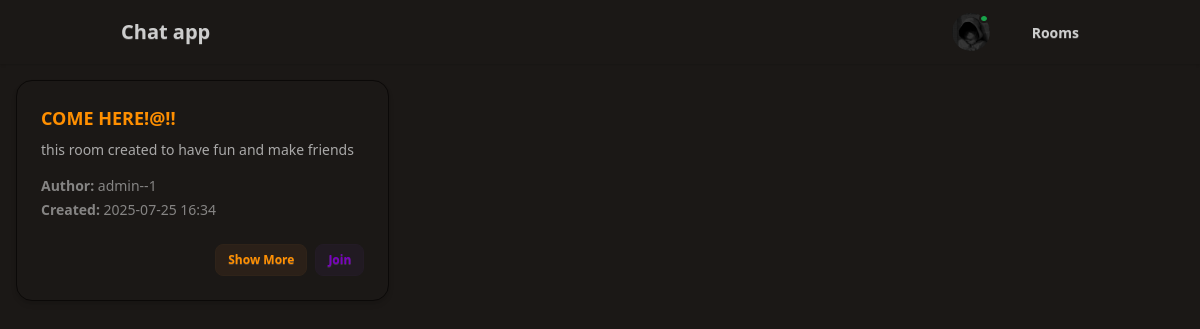
The page / (signed in) on the database as committed earlier.
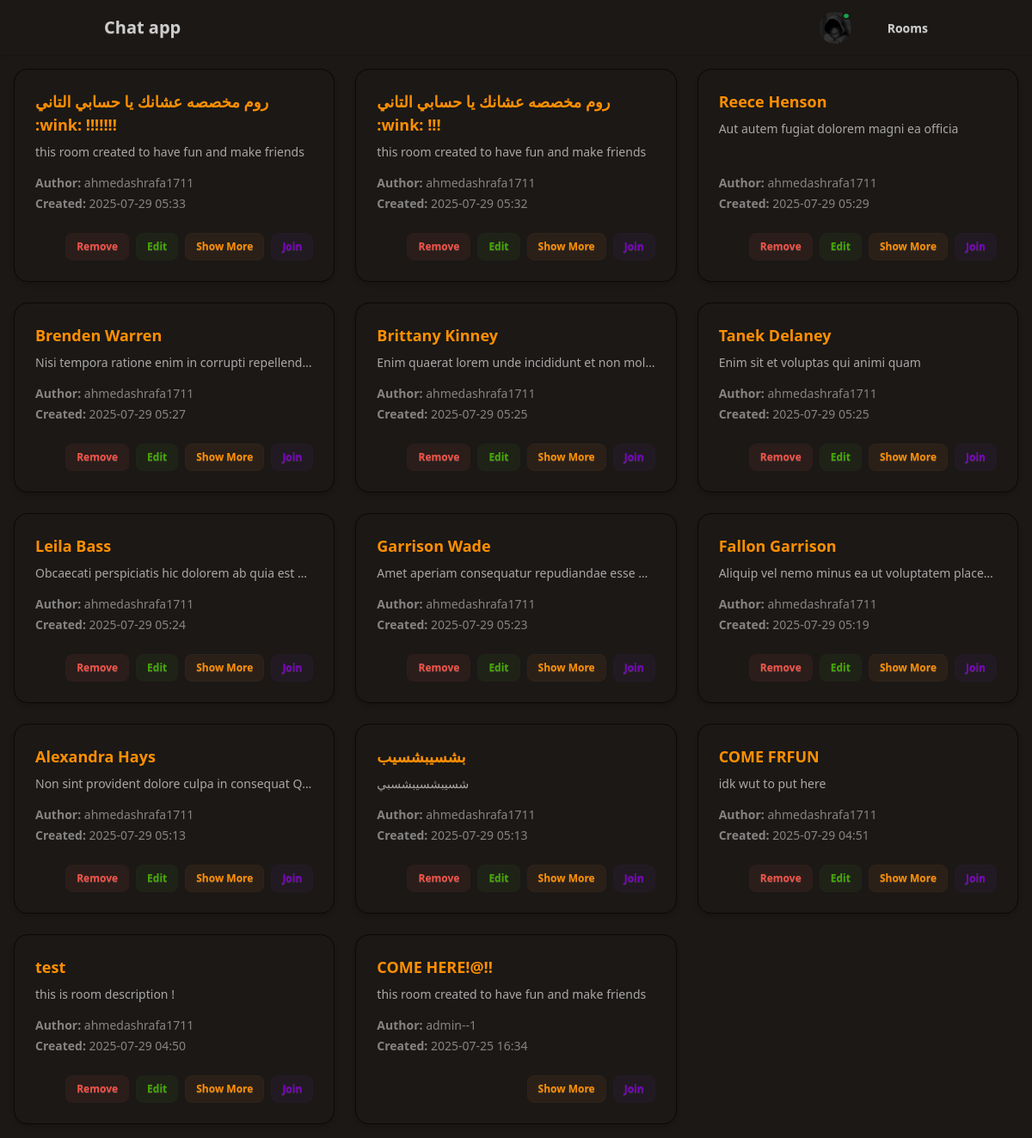
The same page on the database as committed later.
### chat/models.py (models this page shows, shortened)
class Room(models.Model):
    room_name = models.CharField(max_length=100)
    room_description = models.CharField(max_length=300)
    room_author = models.ForeignKey(UserProfile , on_delete=models.CASCADE , related_name="rooms")
    created_at = models.DateTimeField(auto_now_add=True)
    class Meta:
        unique_together = ['room_name' , 'room_author']
        ordering = ['-created_at']

class UserProfile(AbstractUser):
    email = models.EmailField(unique=True , blank=False , null=False)
    profile = models.ImageField(upload_to=uuid_upload_to , default = 'defaults/default-img.png' , validators=[FileExtensionValidator(allowed_extensions=['jpg', 'jpeg', 'png', 'gif'])])
    is_online = models.BooleanField(default=False)

### chat/views/rooms.py (the view)
# urls.py: path('' , rooms.RoomView.as_view() , name="index"),
class RoomView(ListView):
    model = Room
    template_name = "index.html"
    context_object_name = "object_list"

### chat/custom_contexts.py (called while the page is built)
def globals(request):
    return {
        "app_name" : "ChatApp"
    }

### chat/templates/index.html (shortened to what this page needs)
{% extends "base.html" %}
{% load widget_tweaks %}
{% block content %}
    <div class="grid grid-cols-1 sm:grid-cols-2 lg:grid-cols-3 gap-6 p-4" id="rooms-list">
        {% for room in object_list %}
            <div id="room-{{ room.id }}" class="card bg-base-100 shadow-md border border-base-200">
                <div class="card-body">
                    <h2 class="card-title text-primary">{{ room.room_name }}</h2>
                    <p class="description text-sm text-base-content/80 truncate">{{ room.room_description|truncatewords:20 }}</p>
                    <div class="mt-2 flex flex-col gap-1">
                        <span class="text-sm text-base-content/60">
                            <span class="font-semibold">Author:</span> {{ room.room_author.username }}
                        </span>
                        <span class="text-sm text-base-content/60">
                            <span class="font-semibold">Created:</span> {{ room.created_at|date:"Y-m-d H:i" }}
                        </span>
                    </div>
                    <div class="card-actions justify-end mt-4">
                        {% if request.user.is_authenticated and room.room_author == request.user %}
                            <a href="{% url 'remove_room' room.id %}" class="btn btn-sm btn-soft btn-error">Remove</a>
                            <a href="{% url 'edit_room' room.id %}" class="btn btn-sm btn-soft btn-accent">Edit</a>
                        {% endif %}
                        {% if request.user.is_authenticated %}
                        <a href="{% url 'room-detail' room.id %}" class="btn btn-sm btn-primary btn-soft">Show More</a>
                        <a href="{% url 'chat_room' room.id %}" class="btn btn-sm btn-secondary btn-soft">Join</a>
                        {% endif %}
                    </div>
                </div>
            </div>
        {% empty %}
            <div class="col-span-full text-center text-gray-500 text-lg">
                No rooms available.
            </div>
        {% endfor %}
    </div>
{% endblock %}

Rows that differ between the two databases and show on the page:
added Room: room_name "روم مخصصه عشانك يا حسابي التاني :wink: !!!!!!!", room_description "this room created to have fun and make friends", room_author.username "ahmedashrafa1711", created_at "2025-07-29 05:33", shows "Remove"
added Room: room_name "روم مخصصه عشانك يا حسابي التاني :wink: !!!", room_description "this room created to have fun and make friends", room_author.username "ahmedashrafa1711", created_at "2025-07-29 05:32", shows "Remove"
added Room: room_name "Reece Henson", room_description "Aut autem fugiat dolorem magni ea officia", room_author.username "ahmedashrafa1711", created_at "2025-07-29 05:29", shows "Remove"
added Room: room_name "Brenden Warren", room_description "Nisi tempora ratione enim in corrupti repellend…", room_author.username "ahmedashrafa1711", created_at "2025-07-29 05:27", shows "Remove"
added Room: room_name "Brittany Kinney", room_description "Enim quaerat lorem unde incididunt et non mo…", room_author.username "ahmedashrafa1711", created_at "2025-07-29 05:25", shows "Remove"
added Room: room_name "Tanek Delaney", room_description "Enim sit et voluptas qui animi quam", room_author.username "ahmedashrafa1711", created_at "2025-07-29 05:25", shows "Remove"
added Room: room_name "Leila Bass", room_description "Obcaecati perspiciatis hic dolorem ab quia est…", room_author.username "ahmedashrafa1711", created_at "2025-07-29 05:24", shows "Remove"
added Room: room_name "Garrison Wade", room_description "Amet aperiam consequatur repudiandae esse…", room_author.username "ahmedashrafa1711", created_at "2025-07-29 05:23", shows "Remove"
added Room: room_name "Fallon Garrison", room_description "Aliquip vel nemo minus ea ut voluptatem place…", room_author.username "ahmedashrafa1711", created_at "2025-07-29 05:19", shows "Remove"
added Room: room_name "Alexandra Hays", room_description "Non sint provident dolore culpa in consequat Q…", room_author.username "ahmedashrafa1711", created_at "2025-07-29 05:13", shows "Remove"
added Room: room_name "بشسيبشسيب", room_description "شسيبشسيبشسبي", room_author.username "ahmedashrafa1711", created_at "2025-07-29 05:13", shows "Remove"
added Room: room_name "COME FRFUN", room_description "idk wut to put here", room_author.username "ahmedashrafa1711", created_at "2025-07-29 04:51", shows "Remove"
added Room: room_name "test", room_description "this is room description !", room_author.username "ahmedashrafa1711", created_at "2025-07-29 04:50", shows "Remove"
